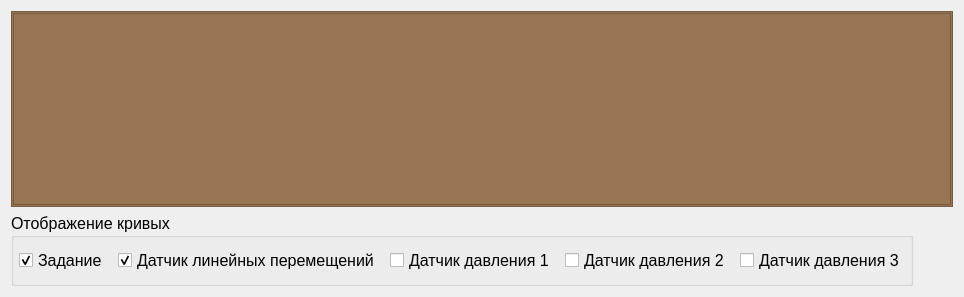
            <widget class="QWidget" name="tab_mainTests_task">
             <attribute name="title">
              <string>График задания</string>
             </attribute>
             <layout class="QVBoxLayout" name="verticalLayout_23">
              <item>
               <widget class="QWidget" name="widget" native="true">
                <layout class="QHBoxLayout" name="horizontalLayout_34">
                 <property name="spacing">
                  <number>0</number>
                 </property>
                 <property name="leftMargin">
                  <number>0</number>
                 </property>
                 <property name="topMargin">
                  <number>0</number>
                 </property>
                 <property name="rightMargin">
                  <number>0</number>
                 </property>
                 <property name="bottomMargin">
                  <number>0</number>
                 </property>
                 <item>
                  <widget class="QFrame" name="frame_chartTask">
                   <property name="font">
                    <font>
                     <family>Segoe UI</family>
                     <pointsize>11</pointsize>
                    </font>
                   </property>
                   <property name="autoFillBackground">
                    <bool>false</bool>
                   </property>
                   <property name="styleSheet">
                    <string notr="true">background-color: rgb(152, 118, 84);</string>
                   </property>
                   <property name="frameShape">
                    <enum>QFrame::Shape::StyledPanel</enum>
                   </property>
                   <property name="frameShadow">
                    <enum>QFrame::Shadow::Raised</enum>
                   </property>
                   <layout class="QVBoxLayout" name="verticalLayout_12">
                    <property name="spacing">
                     <number>3</number>
                    </property>
                    <property name="leftMargin">
                     <number>1</number>
                    </property>
                    <property name="topMargin">
                     <number>1</number>
                    </property>
                    <property name="rightMargin">
                     <number>1</number>
                    </property>
                    <property name="bottomMargin">
                     <number>1</number>
                    </property>
                    <item>
                     <widget class="Widgets::Chart::ChartView" name="Chart_task"/>
                    </item>
                   </layout>
                  </widget>
                 </item>
                </layout>
               </widget>
              </item>
              <item>
               <layout class="QHBoxLayout" name="horizontalLayout_36">
                <item>
                 <widget class="QGroupBox" name="groupBox_8">
                  <property name="font">
                   <font>
                    <family>Segoe UI</family>
                    <pointsize>12</pointsize>
                   </font>
                  </property>
                  <property name="title">
                   <string>Отображение кривых</string>
                  </property>
                  <layout class="QHBoxLayout" name="horizontalLayout_12">
                   <property name="spacing">
                    <number>10</number>
                   </property>
                   <property name="leftMargin">
                    <number>5</number>
                   </property>
                   <property name="topMargin">
                    <number>10</number>
                   </property>
                   <property name="rightMargin">
                    <number>5</number>
                   </property>
                   <property name="bottomMargin">
                    <number>10</number>
                   </property>
                   <item>
                    <widget class="QCheckBox" name="checkBox_showCurve_task">
                     <property name="text">
                      <string>Задание</string>
                     </property>
                     <property name="checked">
                      <bool>true</bool>
                     </property>
                    </widget>
                   </item>
                   <item>
                    <widget class="QCheckBox" name="checkBox_showCurve_moving">
                     <property name="text">
                      <string>Датчик линейных перемещений</string>
                     </property>
                     <property name="checked">
                      <bool>true</bool>
                     </property>
                    </widget>
                   </item>
                   <item>
                    <widget class="QCheckBox" name="checkBox_showCurve_pressure_1">
                     <property name="text">
                      <string>Датчик давления 1</string>
                     </property>
                     <property name="checkable">
                      <bool>true</bool>
                     </property>
                     <property name="checked">
                      <bool>false</bool>
                     </property>
                    </widget>
                   </item>
                   <item>
                    <widget class="QCheckBox" name="checkBox_showCurve_pressure_2">
                     <property name="text">
                      <string>Датчик давления 2</string>
                     </property>
                     <property name="checkable">
                      <bool>true</bool>
                     </property>
                     <property name="checked">
                      <bool>false</bool>
                     </property>
                    </widget>
                   </item>
                   <item>
                    <widget class="QCheckBox" name="checkBox_showCurve_pressure_3">
                     <property name="enabled">
                      <bool>true</bool>
                     </property>
                     <property name="text">
                      <string>Датчик давления 3</string>
                     </property>
                     <property name="checkable">
                      <bool>true</bool>
                     </property>
                     <property name="checked">
                      <bool>false</bool>
                     </property>
                    </widget>
                   </item>
                  </layout>
                 </widget>
                </item>
                <item>
                 <spacer name="horizontalSpacer">
                  <property name="orientation">
                   <enum>Qt::Orientation::Horizontal</enum>
                  </property>
                  <property name="sizeHint" stdset="0">
                   <size>
                    <width>40</width>
                    <height>20</height>
                   </size>
                  </property>
                 </spacer>
                </item>
               </layout>
              </item>
             </layout>
            </widget>
